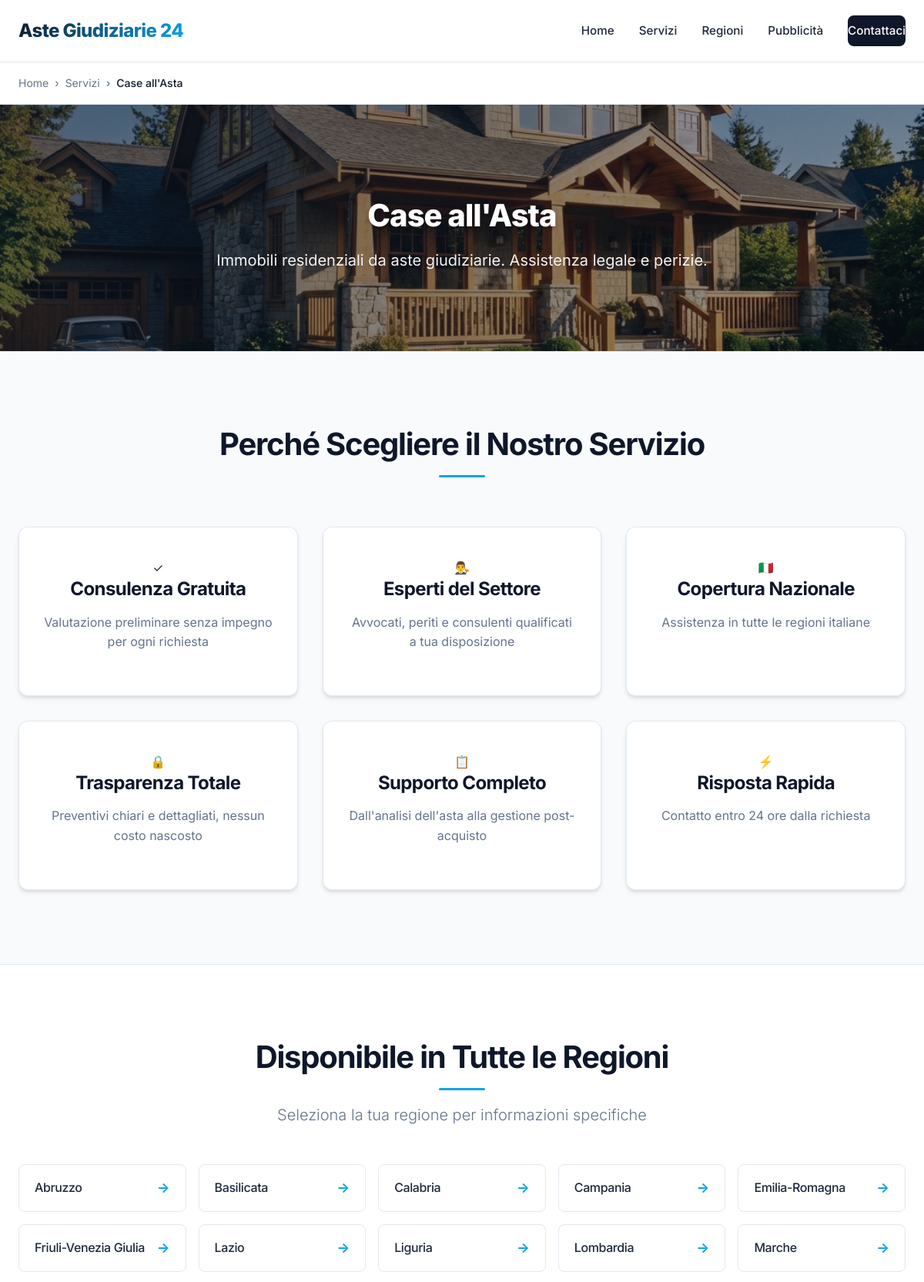
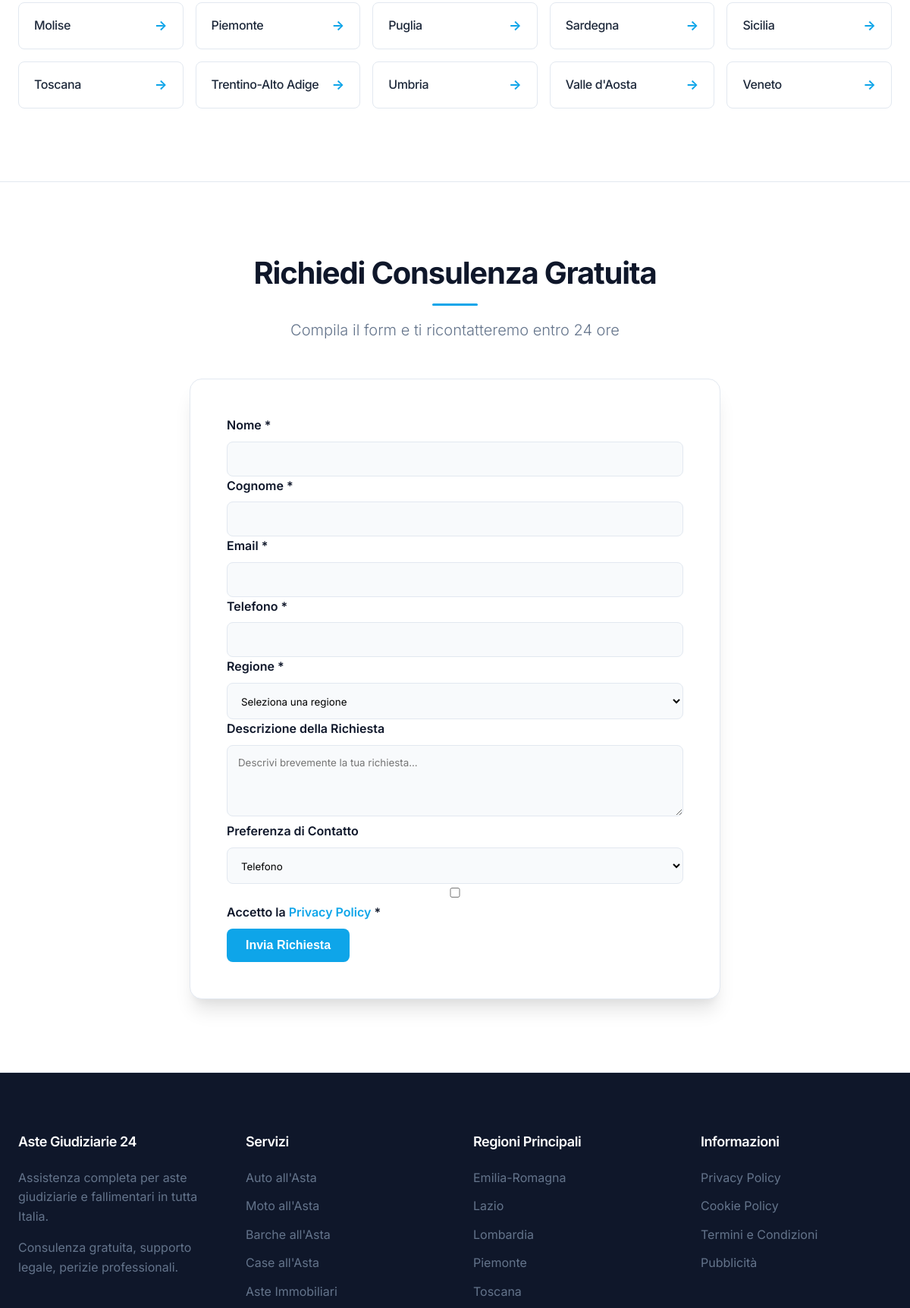
Page /servizi/case-allasta (upper part) on the committed database (2 pictures, top to bottom).
### tables this page shows
CREATE TABLE `servizi` (
  `id` int NOT NULL AUTO_INCREMENT,
  `nome` varchar(100) NOT NULL,
  `slug` varchar(100) NOT NULL,
  `categoria` enum('veicoli','immobili','altro') NOT NULL,
  `descrizione_breve` varchar(160) DEFAULT NULL,
  `features` text,
  `prezzo` decimal(10,2) DEFAULT NULL,
  `contenuto` text,
  `immagine` varchar(255) DEFAULT NULL,
  `attivo` tinyint(1) NOT NULL DEFAULT '1',
  `ordine` int NOT NULL DEFAULT '0',
  `meta_title` text,
  `meta_description` text,
  PRIMARY KEY (`id`),
  UNIQUE KEY `slug` (`slug`),
  KEY `idx_slug` (`slug`),
  KEY `idx_categoria` (`categoria`),
  KEY `idx_attivo` (`attivo`),
  KEY `idx_ordine` (`ordine`)
);

CREATE TABLE `regioni` (
  `id` int NOT NULL AUTO_INCREMENT,
  `nome` varchar(100) NOT NULL,
  `slug` varchar(100) NOT NULL,
  `codice_istat` varchar(2) NOT NULL,
  `attiva` tinyint(1) NOT NULL DEFAULT '1',
  `contenuto_custom` text,
  `meta_title` varchar(70) DEFAULT NULL,
  `meta_description` varchar(200) DEFAULT NULL,
  PRIMARY KEY (`id`),
  UNIQUE KEY `slug` (`slug`),
  KEY `idx_slug` (`slug`),
  KEY `idx_attiva` (`attiva`)
);

### public/index.php (called while the page is built)
<?php
require_once __DIR__ . '/../router.php';

### includes/db.php (called while the page is built, shortened)
<?php
class Database
{
    private static $instance = null;
    private $pdo;
    private function __construct()
    {
        try {
            $dsn = "mysql:host=" . DB_HOST . ";port=" . DB_PORT . ";dbname=" . DB_NAME . ";charset=" . DB_CHARSET;
            $options = [
                PDO::ATTR_ERRMODE => PDO::ERRMODE_EXCEPTION,
                PDO::ATTR_DEFAULT_FETCH_MODE => PDO::FETCH_ASSOC,
                PDO::ATTR_EMULATE_PREPARES => false,
                PDO::MYSQL_ATTR_INIT_COMMAND => "SET NAMES " . DB_CHARSET
            ];
            $this->pdo = new PDO($dsn, DB_USER, DB_PASS, $options);
        } catch (PDOException $e) {
            $this->logError('Database connection failed: ' . $e->getMessage());
            if (APP_DEBUG) {
                die('Database connection failed: ' . $e->getMessage());
            } else {
                die('Database connection failed. Please contact support.');
            }
        }
    }
    public static function getInstance()
    {
        if (self::$instance === null) {
            self::$instance = new self();
        }
        return self::$instance;
    }
    public function query($sql, $params = [])
    {
        try {
            $stmt = $this->pdo->prepare($sql);
            $stmt->execute($params);
            return $stmt;
        } catch (PDOException $e) {
            $this->logError('Query failed: ' . $e->getMessage() . ' | SQL: ' . $sql);
            throw $e;
        }
    }
    public function fetchAll($sql, $params = [])
    {
        return $this->query($sql, $params)->fetchAll();
    }
    public function fetchOne($sql, $params = [])
    {
        return $this->query($sql, $params)->fetch();
    }
}
function db()
{
    return Database::getInstance();
}

### public/servizi/servizio-template.php (the view, shortened to what this page needs)
<?php
require_once __DIR__ . '/../../includes/db.php';
require_once __DIR__ . '/../../includes/functions.php';
$regioni = getAllRegioni();
$canonical = APP_URL . '/servizi/' . $servizio['slug'];
$breadcrumbItems = [
    ['name' => 'Home', 'url' => APP_URL],
    ['name' => 'Servizi', 'url' => APP_URL . '/#servizi'],
    ['name' => $servizio['nome'], 'url' => $canonical]
];
include __DIR__ . '/../../includes/header.php';
?>
<section class="breadcrumb-section">
    <div class="container">
        <?= renderBreadcrumbs($breadcrumbItems) ?>
    </div>
</section>
<section class="hero hero-small" <?php if (!empty($servizio['immagine'])): ?>style="background-image: url('/<?= ltrim(htmlspecialchars($servizio['immagine']), '/') ?>'); background-size: cover; background-position: center;"
    <?php endif; ?>>
    <div class="hero-overlay"></div>
    <div class="container">
        <div class="hero-content">
            <h1 class="hero-title">
                <?= htmlspecialchars($servizio['nome']) ?>
            </h1>
            <p class="hero-subtitle">
                <?= htmlspecialchars($servizio['descrizione_breve']) ?>
            </p>
        </div>
    </div>
</section>
<section class="why-us-section">
    <div class="container">
        <div class="section-header">
            <h2>Perché Scegliere il Nostro Servizio</h2>
        </div>
        <div class="benefits-grid">
            <div class="benefit-card">
                <div class="benefit-icon">✓</div>
                <h3>Consulenza Gratuita</h3>
                <p>Valutazione preliminare senza impegno per ogni richiesta</p>
            </div>
            <div class="benefit-card">
                <div class="benefit-icon">👨‍⚖️</div>
                <h3>Esperti del Settore</h3>
                <p>Avvocati, periti e consulenti qualificati a tua disposizione</p>
            </div>
            <div class="benefit-card">
                <div class="benefit-icon">🇮🇹</div>
                <h3>Copertura Nazionale</h3>
                <p>Assistenza in tutte le regioni italiane</p>
            </div>
            <div class="benefit-card">
                <div class="benefit-icon">🔒</div>
                <h3>Trasparenza Totale</h3>
                <p>Preventivi chiari e dettagliati, nessun costo nascosto</p>
            </div>
            <div class="benefit-card">
                <div class="benefit-icon">📋</div>
                <h3>Supporto Completo</h3>
                <p>Dall'analisi dell'asta alla gestione post-acquisto</p>
            </div>
            <div class="benefit-card">
                <div class="benefit-icon">⚡</div>
                <h3>Risposta Rapida</h3>
                <p>Contatto entro 24 ore dalla richiesta</p>
            </div>
        </div>
    </div>
</section>
<section class="locations-section">
    <div class="container">
        <div class="section-header">
            <h2>Disponibile in Tutte le Regioni</h2>
            <p>Seleziona la tua regione per informazioni specifiche</p>
        </div>
        <div class="locations-grid">
            <?php foreach ($regioni as $regione): ?>
                <a href="/<?= $servizio['slug'] ?>/<?= $regione['slug'] ?>" class="location-card">
                    <h3>
                        <?= htmlspecialchars($regione['nome']) ?>
                    </h3>
                    <span class="location-arrow">→</span>
                </a>
            <?php endforeach; ?>
        </div>
    </div>
</section>
<section id="contatti" class="contact-section">
    <div class="container">
        <div class="section-header">
            <h2>Richiedi Consulenza Gratuita</h2>
            <p>Compila il form e ti ricontatteremo entro 24 ore</p>
        </div>
        <div class="contact-form-wrapper">
            <form id="leadForm" class="lead-form" method="POST" action="/api/submit-lead.php">
                <div class="form-row">
                    <div class="form-group">
                        <label for="nome">Nome *</label>
                        <input type="text" id="nome" name="nome" required>
                    </div>
                    <div class="form-group">
                        <label for="cognome">Cognome *</label>
                        <input type="text" id="cognome" name="cognome" required>
                    </div>
                </div>
                <div class="form-row">
                    <div class="form-group">
                        <label for="email">Email *</label>
                        <input type="email" id="email" name="email" required>
                    </div>
                    <div class="form-group">
                        <label for="telefono">Telefono *</label>
                        <input type="tel" id="telefono" name="telefono" required>
                    </div>
                </div>
                <div class="form-group">
                    <label for="regione_id">Regione *</label>
                    <select id="regione_id" name="regione_id" required>
                        <option value="">Seleziona una regione</option>
                    </select>
                </div>
                <div class="form-group">
                    <label for="descrizione">Descrizione della Richiesta</label>
                    <textarea id="descrizione" name="descrizione" rows="4"
                        placeholder="Descrivi brevemente la tua richiesta..."></textarea>
                </div>
                <div class="form-group">
                    <label for="preferenza_contatto">Preferenza di Contatto</label>
                    <select id="preferenza_contatto" name="preferenza_contatto">
                        <option value="telefono">Telefono</option>
                    </select>
                </div>
                <div class="form-group checkbox-group">
                    <label>
                        <input type="checkbox" name="privacy" required>
                        Accetto la <a href="/privacy-policy" target="_blank">Privacy Policy</a> *
                    </label>
                </div>
                <div class="form-actions">
                    <button type="submit" class="btn btn-primary btn-lg">Invia Richiesta</button>
                </div>
            </form>
        </div>
    </div>
</section>
<?php include __DIR__ . '/../../includes/footer.php'; ?>

### includes/footer.php (shortened to what this page needs)
</main>
<footer class="site-footer">
    <div class="container">
        <div class="footer-content">
            <div class="footer-section">
                <h3>Aste Giudiziarie 24</h3>
                <p>Assistenza completa per aste giudiziarie e fallimentari in tutta Italia.</p>
                <p>Consulenza gratuita, supporto legale, perizie professionali.</p>
            </div>
            <div class="footer-section">
                <h4>Servizi</h4>
                <ul>
                    <?php
                    $servizi = getAllServizi();
                    foreach (array_slice($servizi, 0, 6) as $footerServizio):
                        ?>
                        <li><a href="/servizi/<?= $footerServizio['slug'] ?>">
                                <?= htmlspecialchars($footerServizio['nome']) ?>
                            </a></li>
                    <?php endforeach; ?>
                </ul>
            </div>
            <div class="footer-section">
                <h4>Regioni Principali</h4>
                <ul>
                    <?php
                    $regioni = getAllRegioni();
                    $principali = ['Lombardia', 'Lazio', 'Veneto', 'Piemonte', 'Emilia-Romagna', 'Toscana'];
                    foreach ($regioni as $footerRegione):
                        if (in_array($footerRegione['nome'], $principali)):
                            ?>
                            <li><a href="/regioni/<?= $footerRegione['slug'] ?>">
                                    <?= htmlspecialchars($footerRegione['nome']) ?>
                                </a></li>
                            <?php
                        endif;
                    endforeach;
                    ?>
                </ul>
            </div>
            <div class="footer-section">
                <h4>Informazioni</h4>
                <ul>
                    <li><a href="/privacy-policy">Privacy Policy</a></li>
                    <li><a href="/cookie-policy">Cookie Policy</a></li>
                    <li><a href="/termini-condizioni">Termini e Condizioni</a></li>
                    <li><a href="/pubblicita">Pubblicità</a></li>
                </ul>
            </div>
        </div>
    </div>
</footer>
</body>
</html>

### rows in the picture
servizi: immagine (picture), nome "Case all'Asta", descrizione_breve "Immobili residenziali da aste giudiziarie. Assistenza legale e perizie."
regioni: nome "Abruzzo"
regioni: nome "Basilicata"
regioni: nome "Calabria"
regioni: nome "Campania"
regioni: nome "Emilia-Romagna"
regioni: nome "Friuli-Venezia Giulia"
regioni: nome "Lazio"
regioni: nome "Liguria"
regioni: nome "Lombardia"
regioni: nome "Marche"
regioni: nome "Molise"
regioni: nome "Piemonte"
regioni: nome "Puglia"
regioni: nome "Sardegna"
regioni: nome "Sicilia"
regioni: nome "Toscana"
regioni: nome "Trentino-Alto Adige"
regioni: nome "Umbria"
regioni: nome "Valle d'Aosta"
regioni: nome "Veneto"
servizi: nome "Auto all'Asta"
servizi: nome "Moto all'Asta"
servizi: nome "Barche all'Asta"
servizi: nome "Aste Immobiliari"

### other values in the picture
$item['name'] "Home"
$item['name'] "Servizi"
$item['name'] "Case all'Asta"
